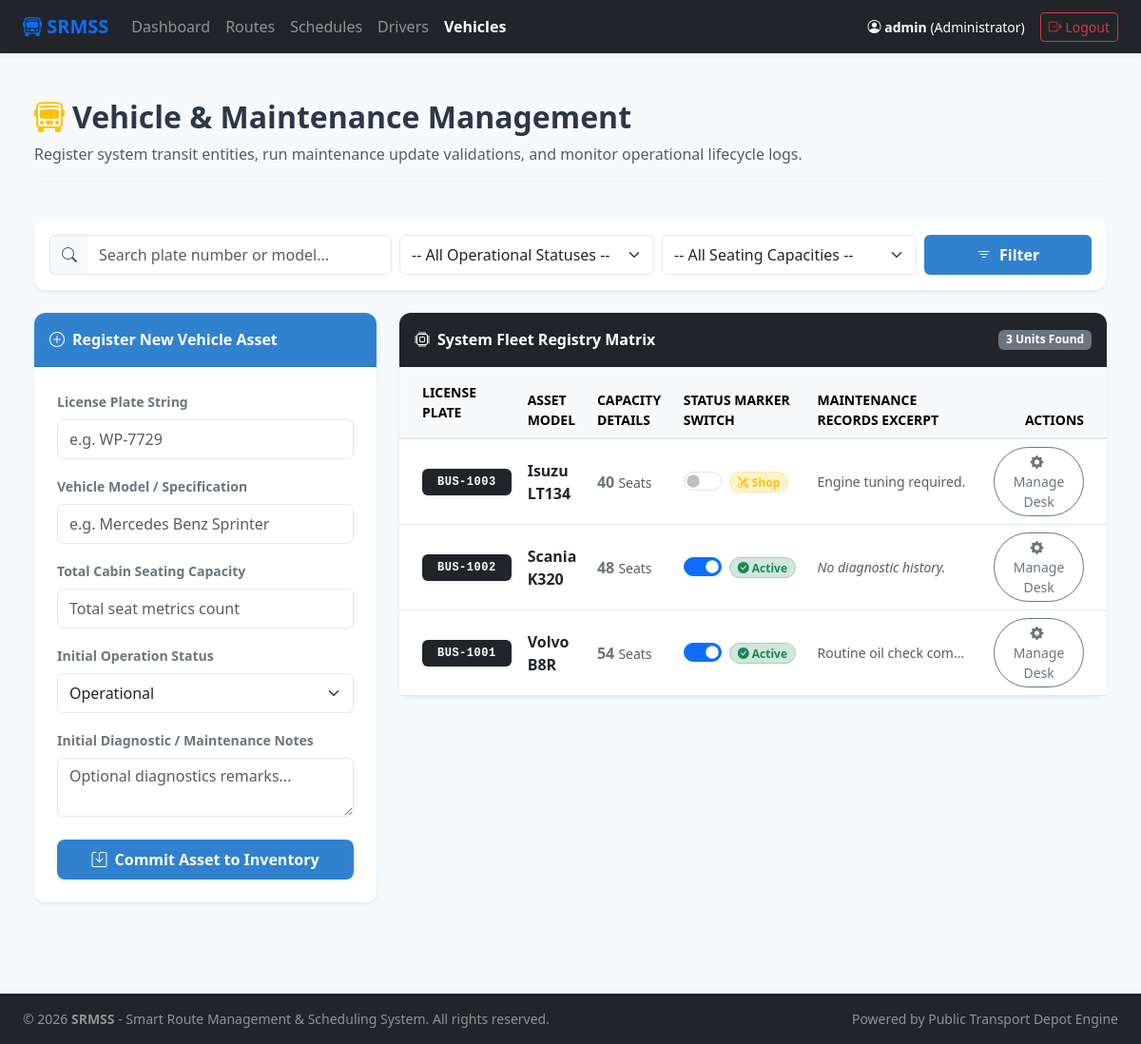
Screenshot of /vehicles.php (signed in) with the database file from the repository.
### tables this page shows
CREATE TABLE `vehicles` (
  `id` int(11) NOT NULL AUTO_INCREMENT,
  `plate_number` varchar(20) NOT NULL,
  `model` varchar(50) NOT NULL,
  `capacity` int(11) NOT NULL,
  `status` enum('Operational','Maintenance','Out of Service') DEFAULT 'Operational',
  `maintenance_notes` text DEFAULT NULL,
  `depot_id` int(11) DEFAULT 1,
  PRIMARY KEY (`id`),
  UNIQUE KEY `plate_number` (`plate_number`),
  KEY `depot_id` (`depot_id`),
  CONSTRAINT `vehicles_ibfk_1` FOREIGN KEY (`depot_id`) REFERENCES `depots` (`id`) ON DELETE SET NULL
);

### vehicles.php (the view, shortened to what this page needs)
<?php
require_once 'config/db.php';
include_once 'includes/header.php';
$search = isset($_GET['search']) ? trim($_GET['search']) : '';
$params = [];
$query = "SELECT * FROM vehicles";
$query .= " ORDER BY id DESC";
$stmt = $conn->prepare($query);
$stmt->execute($params);
$vehicles = $stmt->fetchAll(PDO::FETCH_ASSOC);
?>
<div class="container-fluid py-4 animate-fade" style="background-color: #f7fafc; min-height: 85vh;">
    <div class="row mb-4">
        <div class="col-md-12">
            <h2 class="fw-bold" style="color: #2d3748;"><i class="bi bi-bus-front text-warning me-2"></i>Vehicle & Maintenance Management</h2>
            <p class="text-muted">Register system transit entities, run maintenance update validations, and monitor operational lifecycle logs.</p>
            <hr style="border-color: #e2e8f0;">
        </div>
    </div>
    <div class="row mb-4">
        <div class="col-12">
            <div class="card border-0 shadow-sm p-3 bg-white" style="border-radius: 12px;">
                <form method="GET" action="vehicles.php" class="row g-2 align-items-center">
                    <div class="col-md-4">
                        <div class="input-group">
                            <span class="input-group-text bg-light border-end-0 text-muted" style="border-color: #e2e8f0;">
                                <i class="bi bi-search"></i>
                            </span>
                            <input type="text" name="search" class="form-control border-start-0 py-2" style="border-color: #e2e8f0;"
                                   placeholder="Search plate number or model..." value="<?php echo htmlspecialchars($search); ?>">
                        </div>
                    </div>
                    <div class="col-md-3">
                        <select name="status_filter" class="form-select py-2" style="border-color: #e2e8f0;">
                            <option value="">-- All Operational Statuses --</option>
                        </select>
                    </div>
                    <div class="col-md-3">
                        <select name="capacity_filter" class="form-select py-2" style="border-color: #e2e8f0;">
                            <option value="">-- All Seating Capacities --</option>
                        </select>
                    </div>
                    <div class="col-md-2 d-flex gap-2">
                        <button type="submit" class="btn text-white w-100 fw-bold py-2" style="background-color: #3182ce;">
                            <i class="bi bi-filter me-1"></i> Filter
                        </button>
                    </div>
                </form>
            </div>
        </div>
    </div>
    <div class="row">
        <div class="col-lg-4 mb-4">
            <div class="card shadow-sm border-0 bg-white hover-card">
                <div class="card-header fw-bold text-white py-3" style="background-color: #3182ce; border-top-left-radius: 12px; border-top-right-radius: 12px;">
                    <i class="bi bi-plus-circle me-2"></i>Register New Vehicle Asset
                </div>
                <div class="card-body p-4" style="color: #2d3748;">
                    <form action="vehicles.php" method="POST">
                        <div class="mb-3">
                            <label class="form-label small fw-bold text-secondary">License Plate String</label>
                            <input type="text" name="plate_number" class="form-control py-2" style="border-color: #e2e8f0;" placeholder="e.g. WP-7729" required>
                        </div>
                        <div class="mb-3">
                            <label class="form-label small fw-bold text-secondary">Vehicle Model / Specification</label>
                            <input type="text" name="model" class="form-control py-2" style="border-color: #e2e8f0;" placeholder="e.g. Mercedes Benz Sprinter" required>
                        </div>
                        <div class="mb-3">
                            <label class="form-label small fw-bold text-secondary">Total Cabin Seating Capacity</label>
                            <input type="number" name="capacity" class="form-control py-2" style="border-color: #e2e8f0;" placeholder="Total seat metrics count" required min="1">
                        </div>
                        <div class="mb-3">
                            <label class="form-label small fw-bold text-secondary">Initial Operation Status</label>
                            <select name="status" class="form-select py-2" style="border-color: #e2e8f0;">
                                <option value="Operational">Operational</option>
                            </select>
                        </div>
                        <div class="mb-3">
                            <label class="form-label small fw-bold text-secondary">Initial Diagnostic / Maintenance Notes</label>
                            <textarea name="maintenance_notes" class="form-control" style="border-color: #e2e8f0;" rows="2" placeholder="Optional diagnostics remarks..."></textarea>
                        </div>
                        <button type="submit" name="add_vehicle" class="btn text-white w-100 fw-bold py-2 mt-2 shadow-sm rounded-3" style="background-color: #3182ce;">
                            <i class="bi bi-save me-1"></i> Commit Asset to Inventory
                        </button>
                    </form>
                </div>
            </div>
        </div>
        <div class="col-lg-8">
            <div class="card shadow-sm border-0 bg-white hover-card">
                <div class="card-header bg-dark text-white fw-bold py-3 d-flex justify-content-between align-items-center" style="border-top-left-radius: 12px; border-top-right-radius: 12px;">
                    <span><i class="bi bi-cpu me-2"></i>System Fleet Registry Matrix</span>
                    <span class="badge bg-secondary"><?php echo count($vehicles); ?> Units Found</span>
                </div>
                <div class="card-body p-0">
                    <div class="table-responsive">
                        <table class="table table-hover align-middle mb-0" style="color: #2d3748;">
                            <thead class="table-light text-secondary small text-uppercase fw-semibold" style="border-bottom: 2px solid #e2e8f0;">
                                <tr>
                                    <th class="ps-4 py-3">License Plate</th>
                                    <th>Asset Model</th>
                                    <th>Capacity Details</th>
                                    <th>Status Marker Switch</th>
                                    <th>Maintenance Records Excerpt</th>
                                    <th class="text-end pe-4">Actions</th>
                                </tr>
                            </thead>
                            <tbody>
                                <?php if (empty($vehicles)): ?>
                                    <tr>
                                        <td colspan="6" class="text-center text-muted py-5">
                                            <i class="bi bi-inbox fs-3 d-block mb-2"></i>
                                            No fleet transport units match your criteria or are currently saved inside dataset systems.
                                        </td>
                                    </tr>
                                <?php else: ?>
                                    <?php foreach ($vehicles as $v): ?>
                                        <tr style="border-bottom: 1px solid #e2e8f0;">
                                            <td class="ps-4">
                                                <span class="badge bg-dark text-white px-3 py-2 fw-mono font-monospace shadow-sm" style="letter-spacing: 0.5px;">
                                                    <?php echo htmlspecialchars($v['plate_number']); ?>
                                                </span>
                                            </td>
                                            <td class="fw-semibold text-dark"><?php echo htmlspecialchars($v['model']); ?></td>
                                            <td><span class="text-secondary fw-bold"><?php echo htmlspecialchars($v['capacity']); ?></span> <small class="text-muted">Seats</small></td>
                                            <td>
                                                <div class="d-flex align-items-center gap-2">
                                                    <form action="vehicles.php" method="POST" class="status-toggle-form m-0">
                                                        <div class="form-check form-switch p-0 m-0 d-inline-block">
                                                            <input class="form-check-input ms-0 status-switch-input" type="checkbox" role="switch"
                                                                   name="status" value="<?php echo $v['status'] == 'Operational' ? 'Maintenance' : 'Operational'; ?>"
                                                                   <?php echo ($v['status'] == 'Operational') ? 'checked' : ''; ?>>
                                                        </div>
                                                    </form>
                                                    <?php if($v['status'] == 'Operational'): ?>
                                                        <span class="badge bg-success-subtle text-success border border-success-subtle px-2 py-1 rounded-pill small"><i class="bi bi-check-circle-fill"></i> Active</span>
                                                    <?php elseif($v['status'] == 'Maintenance'): ?>
                                                        <span class="badge bg-warning-subtle text-warning border border-warning-subtle px-2 py-1 rounded-pill small"><i class="bi bi-tools"></i> Shop</span>
                                                    <?php else: ?>
                                                        <span class="badge bg-danger-subtle text-danger border border-danger-subtle px-2 py-1 rounded-pill small"><i class="bi bi-exclamation-octagon-fill"></i> Down</span>
                                                    <?php endif; ?>
                                                </div>
                                            </td>
                                            <td>
                                                <div class="text-truncate small text-muted" style="max-width: 160px;" title="<?php echo htmlspecialchars($v['maintenance_notes'] ?? ''); ?>">
                                                    <?php echo !empty($v['maintenance_notes']) ? htmlspecialchars($v['maintenance_notes']) : '<em>No diagnostic history.</em>'; ?>
                                                </div>
                                            </td>
                                            <td class="text-end pe-4">
                                                <button type="button"
                                                        class="btn btn-sm btn-outline-secondary px-3 py-1.5 rounded-pill manage-vehicle-btn"
                                                        data-bs-toggle="modal"
                                                        data-bs-target="#editVehicleModal"
                                                        data-id="<?php echo $v['id']; ?>"
                                                        data-plate="<?php echo htmlspecialchars($v['plate_number']); ?>"
                                                        data-model="<?php echo htmlspecialchars($v['model']); ?>"
                                                        data-capacity="<?php echo htmlspecialchars($v['capacity']); ?>"
                                                        data-status="<?php echo htmlspecialchars($v['status']); ?>"
                                                        data-notes="<?php echo htmlspecialchars($v['maintenance_notes'] ?? ''); ?>">
                                                    <i class="bi bi-gear-fill me-1"></i> Manage Desk
                                                </button>
                                            </td>
                                        </tr>
                                    <?php endforeach; ?>
                                <?php endif; ?>
                            </tbody>
                        </table>
                    </div>
                </div>
            </div>
        </div>
    </div>
</div>
</body>
</html>

### vehicles.php (style rules this page uses)
.animate-fade { animation: fadeIn 0.4s cubic-bezier(0.16, 1, 0.3, 1); }
.hover-card { transition: transform 0.3s ease, box-shadow 0.3s ease; border-radius: 12px !important; }
.form-switch .form-check-input { cursor: pointer; width: 2.5em; height: 1.25em; }

### rows the page displays
vehicles: plate_number "BUS-1003", model "Isuzu LT134", capacity "40", shows "Shop", maintenance_notes "Engine tuning required."
vehicles: plate_number "BUS-1002", model "Scania K320", capacity "48", status "☑", shows "Active", shows "No diagnostic history."
vehicles: plate_number "BUS-1001", model "Volvo B8R", capacity "54", status "☑", shows "Active", maintenance_notes "Routine oil check com…"

### other values shown
$_SESSION['username'] "admin"
$_SESSION['role'] "Administrator"
count($vehicles) "3"
